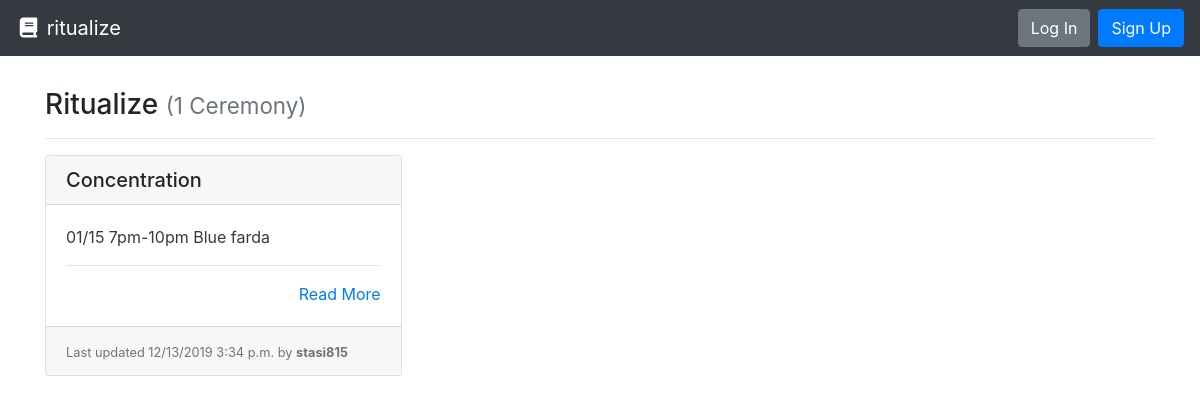
Before: / with the older database file.
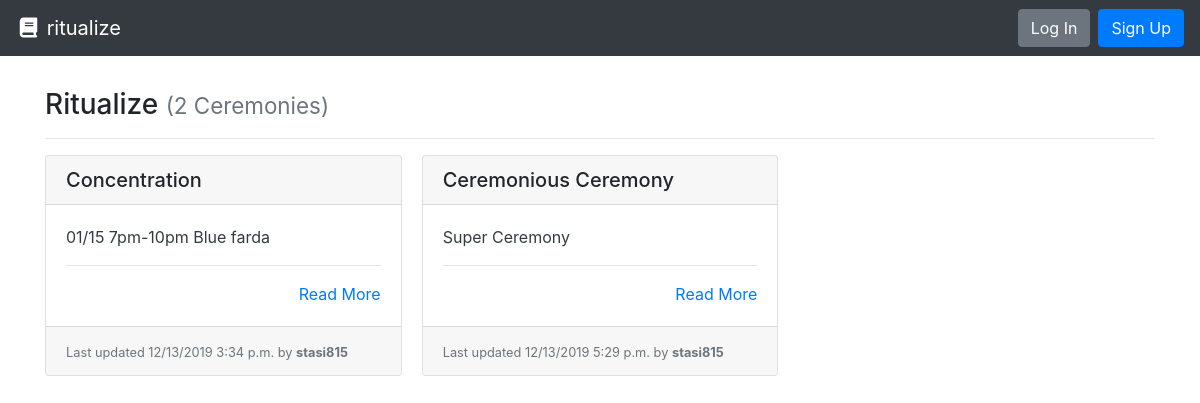
After: the same page with the newer database file.
### rituals/models.py (models this page shows, shortened)
class Ceremony(models.Model):
    title = models.CharField(max_length=30)
    author = models.ForeignKey(User, on_delete=models.PROTECT, help_text="The user that posted this ceremony.")
    slug = models.CharField(max_length=settings.CEREMONY_PAGE_TITLE_MAX_LENGTH, blank=True, editable=False, help_text="Unique URL path to access this page. Generated by the system.")
    content = models.TextField(help_text="Write the description of the ceremony here.")
    created = models.DateTimeField(auto_now_add=True, help_text="The date and time this page was created. Automatically generated when the model saves.")
    modified = models.DateTimeField(auto_now=True, help_text="The date and time this page was updated. Automatically generated when the model updates.")

### rituals/views.py (the view)
# urls.py: path("", CeremonyListView.as_view(), name='ceremony-list-page'),
class CeremonyListView(ListView):
    model = Ceremony
    def get(self, request):
        ceremonies = self.get_queryset().all()
        return render(request, 'rituals/index.html', {
            'ceremonies': ceremonies
        })

### rituals/templates/rituals/index.html
{% extends "base.html" %}
{% block content %}
  <h3>Ritualize {% if ceremonies %}<small class="text-muted">({{ ceremonies|length }} Ceremon{{ ceremonies|pluralize:"y,ies" }})</small>{% endif %}</h3>
  <hr>
  {% if ceremonies %}
    <div class="card-columns">
      {% for ceremony in ceremonies %}
        {% include "partials/card.html" %}
      {% endfor %}
    </div>
  {% else %}
    <div class="alert alert-primary" role="alert">No pages to display.</div>
  {% endif %}
{% endblock %}

### templates/base.html (shortened to what this page needs)
<!doctype html>
<html lang="en">
  <head>
    <link rel="stylesheet" href="https://stackpath.bootstrapcdn.com/bootstrap/4.3.1/css/bootstrap.min.css"
>
  </head>
  <body>
    <nav class="navbar navbar-expand-md navbar-dark bg-dark">
      <a class="navbar-brand" href="{% url 'ceremony-list-page' %}"><i class="fas fa-fw fa-book"></i> ritualize</a>
      <form class="form-inline ml-auto">
        {% if user.is_authenticated %}
          <div class="text-white">Hello, <strong>{{ user.username }}</strong>!</div>
          <a href="{% url 'new-ceremony-page' %}" class="btn btn-success ml-4">New Ceremony</a>
          <a href="{% url 'logout' %}" class="btn btn-danger ml-2">Log Out</a>
        {% else %}
        <a href="{% url 'login' %}" class="btn btn-secondary ml-2">Log In</a>
        <a href="{% url 'signup' %}" class="btn btn-primary ml-2">Sign Up</a>
        {% endif %}
      </form>
    </nav>
    <main role="main" class="container" style="margin-top: 4vh;">
      {% block content %}{% endblock %}
    </main>
  </body>

### rituals/templates/partials/card.html
<div class="card mb-3">
  <h5 class="card-header ">{{ ceremony.title }}</h5>
  <div class="card-body border-dark">
    <p class="card-text text-dark">
      {{ ceremony.content|truncatewords_html:30 }}
      <hr>
      <div class="text-right"><a href="{% url 'ceremony-details-page' ceremony.slug %}" title="Read More">Read More</a></div>
  </div>
  <div class="card-footer">
    <small class="text-muted">Last updated {{ ceremony.modified|date:"SHORT_DATETIME_FORMAT" }} by <b>{{ ceremony.author.username }}</b></small>
  </div>
</div>

Changed rows visible on the page:
added Ceremony: title "Ceremonious Ceremony", content "Super Ceremony", modified "12/13/2019 5:29 p.m.", author.username "stasi815"
Other visible differences:
{{ ceremonies|length }}: "1" → "2"
